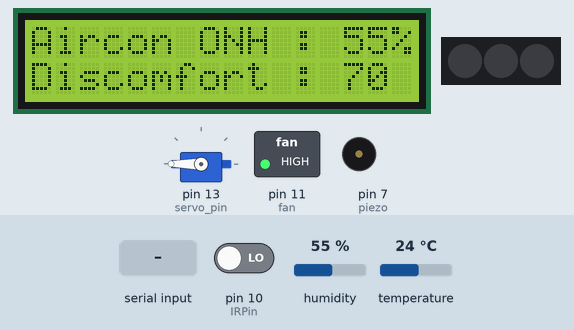
Simulated run of this sketch. Board: Arduino Uno, built with avr-gcc and run on an emulated ATmega328P. Shown: 16×2 character LCD, 3 RGB LEDs in strip order, left to right, servo, switched loads named in the sketch (green lamp = pin HIGH), buzzer (waves = sounding). Inputs (shaded band) come from the test bench; at power-on: humidity 55 %, pin 10 (IRPin) LOW, temperature 24 °C. What the sketch prints to the serial monitor is not drawn.

Above: at 1.2 s.
1.3 s: "n\n" received over the second serial link
At 2.9 s:
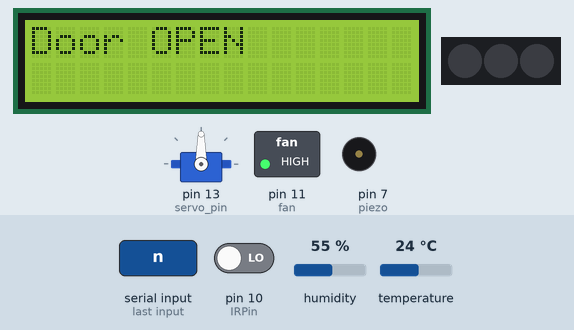
4.1 s: humidity set to 22 %
9.2 s: "1\n" received over the second serial link
At 13.8 s:
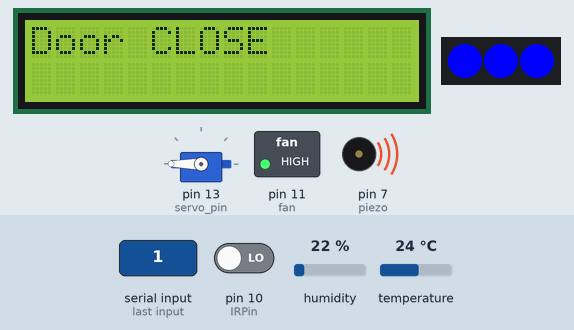
14.8 s: pin 10 (IRPin) driven HIGH
At 16.9 s:
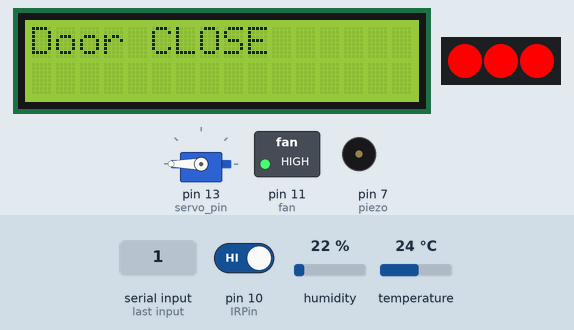
17.5 s: pin 10 (IRPin) driven LOW
At 19.7 s:
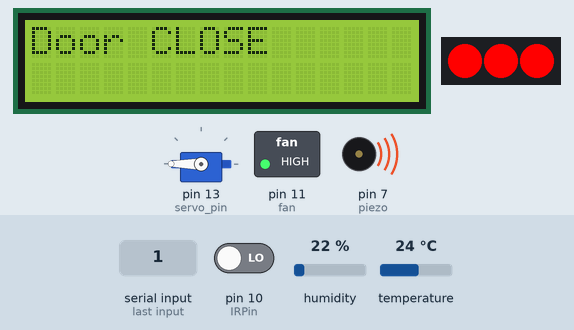
Timing chart, 0 to 27.8 s (numbered marks = the images above; inputs shaded):
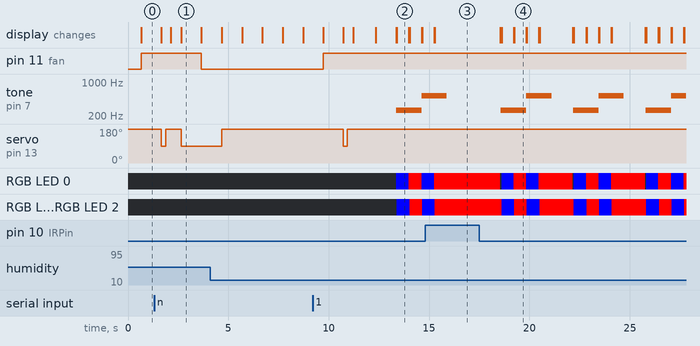

The sketch:

UmmHouse.ino
```cpp
#include <LiquidCrystal_I2C.h>

#include <LiquidCrystal.h>

//****************** bluetooth 선언 ******************//
#include <SoftwareSerial.h>                // 가상 시리얼 통신을 위한 라이브러리 선언
#define BT_RXD 5                           // 아두이노의 5번 핀을 RX핀 지정! 블루투스와 TX핀 연결
#define BT_TXD 4                           // 아두이노의 4번 핀을 TX핀 지정! 블루투스의 RX핀 연결
SoftwareSerial bluetooth(BT_RXD, BT_TXD);  // 블루투스 통신을 위한 설정

//****************** LCD I2C 선언 ******************//
#include <Wire.h>                    // I2C 통신을 위한 라이브러리
                                     // LCD 1602 I2C용 라이브러리
LiquidCrystal_I2C lcd(0x27, 16, 2);  // 접근 주소 : 0x3F or 0x27

//****************** 스마트 전등 선언 ******************//
#include <Adafruit_NeoPixel.h>                                 // RGB_LED 사용을 위한 라이브러리 선언
Adafruit_NeoPixel RGB_LED = Adafruit_NeoPixel(3, 6, NEO_GRB);  // 3개의 LED와 제어핀을 6번 핀으로 설정.
int R_Val, G_Val, B_Val = 0;                                   // RGB_LED의 led 색상값을 저장하기 위한 변수

//****************** 스마트 에어콘 선언 ******************//
#include "DHT.h"
#define DHTPIN 8           // DHT11 디지털 입력 핀을 8번 핀으로 설정
#define DHTTYPE DHT11      // DHT11 모듈 사용 선언
DHT dht(DHTPIN, DHTTYPE);  // DHT 클래스 함수 선언
int fan = 11;              // Fan을 11번 핀으로 선언

//****************** 스마트 도어 선언 ******************//
#include <Servo.h>   // 서보 라이브러리를 사용하기 위한 Servo.h 선언
Servo servo;         // 서보 클래스 타입인 servo 객체 선언
int servo_pin = 13;  // 서보의 제어핀 13번 핀으로 선언

//****************** 침입자 감지 선언 ******************//
int piezo = 7;               // 피에조 부저를 7번 핀으로 선언
int tones[] = { 261, 523 };  // tones[] 배열에 원하는 음역대의 주파수를 저장.
int IRPin = 10;              // 적외선 센서를 10번 핀으로 선언
int Caps = 0;                // 침입자 감지 함수로 들어가기 위한 제어변수

void setup() {
  Serial.begin(9600);     // PC와 아두이노간 시리얼 통신 속도를 9600bps로 설정
  bluetooth.begin(9600);  // 블루투스와 아두이노간 시리얼 통신 속도를 9600bps로 설정
  lcd.init();             // LCD 모듈 초기화
  lcd.backlight();        // LCD 모듈 백라이트 켜기

  //********* 스마트 전등 Setup() *********//
  RGB_LED.begin();             // LED 모듈 초기화
  RGB_LED.setBrightness(255);  // pixel의 밝기 조절 (0~255)
  RGB_LED.show();              // 모든 픽셀 초기화 'off'

  //********* 스마트 에어콘 Setup() *********//
  dht.begin();           // DHT 모듈 초기화
  pinMode(fan, OUTPUT);  // fan 핀 모드를 출력으로 설정

  //********* 스마트 도어 Setup() *********//
  servo.attach(servo_pin);  // servo 객체를 초기화, 제어핀 선언
  servo.write(180);
  //********* 침입자 감지 Setup() *********//
  pinMode(piezo, OUTPUT);  // 피에조 핀 출력으로 설정
  pinMode(IRPin, INPUT);   // IRPin을 입력으로 설정합니다.
}

void loop() {

  float hum = dht.readHumidity();      // 습도 값을 hum 변수에 저장
  float temp = dht.readTemperature();  // 온도 값을 temp 변수에 저장

  float discomfort_index = ((9 * temp) / 5) - ((0.55 * (1 - (hum / 100))) * (((9 * temp) / 5) - 26)) + 32;  //불쾌지수 계산식

  lcd.setCursor(0, 0);  // 커서 1번 칸, 1번 줄로 이동
  lcd.print("T : ");
  lcd.print((int)temp);
  lcd.print("C, ");  // int 형으로 LCD에 온도 출력
  lcd.print("H : ");
  lcd.print((int)hum);
  lcd.print("%");       // int 형으로 LCD에 습도 출력
  lcd.setCursor(0, 1);  // 커서 1번 칸, 2번 줄로 이동
  lcd.print("Discomfort : ");
  lcd.print((int)discomfort_index);  // int 형으로 LCD에 불쾌지수 출력

  bluetooth.print("\n");
  bluetooth.print("Temperature\n");
  bluetooth.print(String(temp));
  bluetooth.print("\n");
  bluetooth.print("Humidity\n");
  bluetooth.print(String(hum));
  bluetooth.print("\n");
  delay(500);

  if (bluetooth.available()) {     // 만약 블루투스로부터 받은 통신이 있다면,
    char data = bluetooth.read();  // 수신 받은 데이터 저장
    Serial.write(data);            // 수신된 데이터 시리얼 모니터로 출력

    if (data == '1') {  // 침입자 경보시스템 사용 조건
      Smart_Alarm();    // 이후 침입자 경보시스템 함수 호출
    }
    /* 에어컨 제어 */
    if (data == 'p') {  // 문자 "p" 을 검색
      lcd.clear();
      analogWrite(fan, 255);
      lcd.setCursor(0, 0);
      lcd.print("Aircon ON");
      delay(1000);
    }
    if (data == 'q') {  // 문자 "q" 을 검색
      lcd.clear();
      analogWrite(fan, 0);
      lcd.setCursor(0, 0);
      lcd.print("Aircon OFF");
      delay(1000);
    }
    /* 출입문 제어 */   //입//
    if (data == 'm') {  // 문자 "m" 을 검색
      lcd.clear();
      servo.write(90);
      lcd.setCursor(0, 0);
      lcd.print("Door OPEN");
      delay(1000);
      for (int i = 0; i < 3; i++) {
        RGB_LED.setPixelColor(i, 0, 204, 204);
        RGB_LED.show();
        delay(10);
        lcd.clear();
        analogWrite(fan, 255);
        lcd.setCursor(0, 0);
        delay(1000);
        servo.write(180);
      lcd.setCursor(0, 0);
      lcd.print("Door CLOSE");
      delay(1000);
      }
    }
    if (data == 'n') {  // 문자 "n" 을 검색 //출//
      lcd.clear();
      servo.write(90);
      lcd.setCursor(0, 0);
      lcd.print("Door OPEN");
      delay(1000);

        for (int i = 0; i < 3; i++) {
        RGB_LED.setPixelColor(i, 0, 0, 0);
        RGB_LED.show();
        delay(10);
        lcd.clear();
      analogWrite(fan, 0);
      lcd.setCursor(0, 0);
      delay(1000);
      servo.write(180);
      lcd.setCursor(0, 0);
      lcd.print("Door CLOSE");
      delay(1000);
      }
    }
    /* 전등 제어 */
    if (data == 'r') {  // 문자 "r" 을 검색
      for (int i = 0; i < 3; i++) {
        RGB_LED.setPixelColor(i, 255, 0, 0);  // 빨강 출력
        RGB_LED.show();
        delay(10);
      }
    }
    if (data == 'o') {  // 문자 "o" 을 검색
      for (int i = 0; i < 3; i++) {
        RGB_LED.setPixelColor(i, 255, 50, 0);  // 주황 출력
        RGB_LED.show();
        delay(10);
      }
    }
    if (data == 'y') {  // 문자 "y" 을 검색
      for (int i = 0; i < 3; i++) {
        RGB_LED.setPixelColor(i, 255, 255, 0);  // 노랑 출력
        RGB_LED.show();
        delay(10);
      }
    }
    if (data == 'g') {  // 문자 "g" 을 검색
      for (int i = 0; i < 3; i++) {
        RGB_LED.setPixelColor(i, 0, 255, 0);  // 초록 출력
        RGB_LED.show();
        delay(10);
      }
    }
    if (data == 'b') {  // 문자 "b" 을 검색
      for (int i = 0; i < 3; i++) {
        RGB_LED.setPixelColor(i, 0, 0, 255);  // 파랑 출력
        RGB_LED.show();
        delay(10);
      }
    }
    if (data == 'v') {  // 문자 "p" 을 검색
      for (int i = 0; i < 3; i++) {
        RGB_LED.setPixelColor(i, 100, 0, 255);  // 빨강 출력
        RGB_LED.show();
        delay(10);
      }
    }
    if (data == 'w') {  // 문자 "W" 을 검색
      for (int i = 0; i < 3; i++) {
        RGB_LED.setPixelColor(i, 255, 255, 255);  // 빨강 출력
        RGB_LED.show();
        delay(10);
      }
    }
    if (data == 'x') {  // 문자 "W" 을 검색
      for (int i = 0; i < 3; i++) {
        RGB_LED.setPixelColor(i, 0, 0, 0);  // 빨강 출력
        RGB_LED.show();
        delay(10);
      }
    }
  }
  //***** 불쾌지수 70 넘을시 에어컨 켜기 및 문 왔다갔다 하기
  if ((int)discomfort_index >= 70)
  {
    analogWrite(fan, 255);
    lcd.setCursor(0, 0);
    lcd.print("Aircon ON");
    delay(1000);
    lcd.clear();
    servo.write(90);
    lcd.setCursor(0, 0);
    delay(200);
    servo.write(180);
    lcd.setCursor(0, 0);
    delay(200);
  }
}


//****************** 침입자 경보시스템 함수 ******************//
//침입자 경보시스템은 강제로 무한루프에 빠뜨려 다른 기능을 먹통으로 만듬.//
void Smart_Alarm() {
  while (1) {
    if (digitalRead(IRPin) == LOW) {  // 스위치 동작 확인
      Serial.println("경비시스템 침입자 발생!!!");
      lcd.setCursor(0, 0);
      lcd.print("!!!emergency!!! ");
      lcd.setCursor(0, 1);
      lcd.print(" IRsenser on    ");

      lcd.clear();      // 침입자 발생시 문 닫기
      servo.write(180);
      lcd.setCursor(0, 0);
      lcd.print("Door CLOSE");
      delay(1000);

      for (int i = 0; i < 3; i++) {
        RGB_LED.setPixelColor(i, 0, 0, 0);
        RGB_LED.show();
        delay(10);
      }

      for (int i = 0; i < 2; i++) {  // for 반복문을 활용하여 i값을 0~2까지 반복
        tone(piezo, tones[i]);       // piezo핀에 tones에 저장된 주파수를 출력
        for (int i = 0; i < 3; i++) {
          RGB_LED.setPixelColor(i, 0, 0, 255);
          RGB_LED.show();
          delay(10);
        }
        delay(600);  // 출력마다 0.3초의 딜레이
        for (int i = 0; i < 3; i++) {
          RGB_LED.setPixelColor(i, 255, 0, 0);
          RGB_LED.show();
          delay(10);
        }
        delay(600);  // 출력마다 0.3초의 딜레이
      }
      noTone(piezo);  // piezo핀 초기화.
    }
    if (bluetooth.available()) {      // 만약 블루투스로부터 받은 통신이 있다면,
      if (bluetooth.read() == '0') {  // 문자 "CapsOFF"를 검색
        for (int i = 0; i < 3; i++) {
          RGB_LED.setPixelColor(i, 0, 0, 0);
          RGB_LED.show();
          delay(10);
        }
        Caps = 0;
        break;  // 경보시스템의 무한루프 종료.
      }
    }
    delay(10);
  }
}
```

Measured:
- after the input at 1.3 s, pin 11 (fan): HIGH → LOW after 2.4 s; the display: first differs from a run without the input after 1.3 s (image 1)
- after the input at 9.2 s, tone on pin 7 (piezo): silent → 261 Hz after 4.2 s, → 523 Hz 1.3 s later
- after the input at 14.8 s, tone on pin 7 (piezo): goes on until 15.9 s, then stays silent
- after the input at 17.5 s, tone on pin 7 (piezo): silent → 261 Hz after 1.1 s, then repeats every 3.6 s: 523 Hz 1.3 s, silent 1.1 s, 261 Hz 1.3 s; RGB LED 0: RGB(255, 0, 0) → off after 1.0 s, then repeats every 3.6 s: RGB(0, 0, 255) 0.60 s, RGB(255, 0, 0) 0.63 s, RGB(0, 0, 255) 0.63 s, RGB(255, 0, 0) 1.7 s, off 0.06 s
- what the display in image 1 shows lasts 1.1 s, from 2.6 s to 3.7 s
- what the display in image 2 shows lasts 0.6 s, from 13.4 s to 14.0 s
